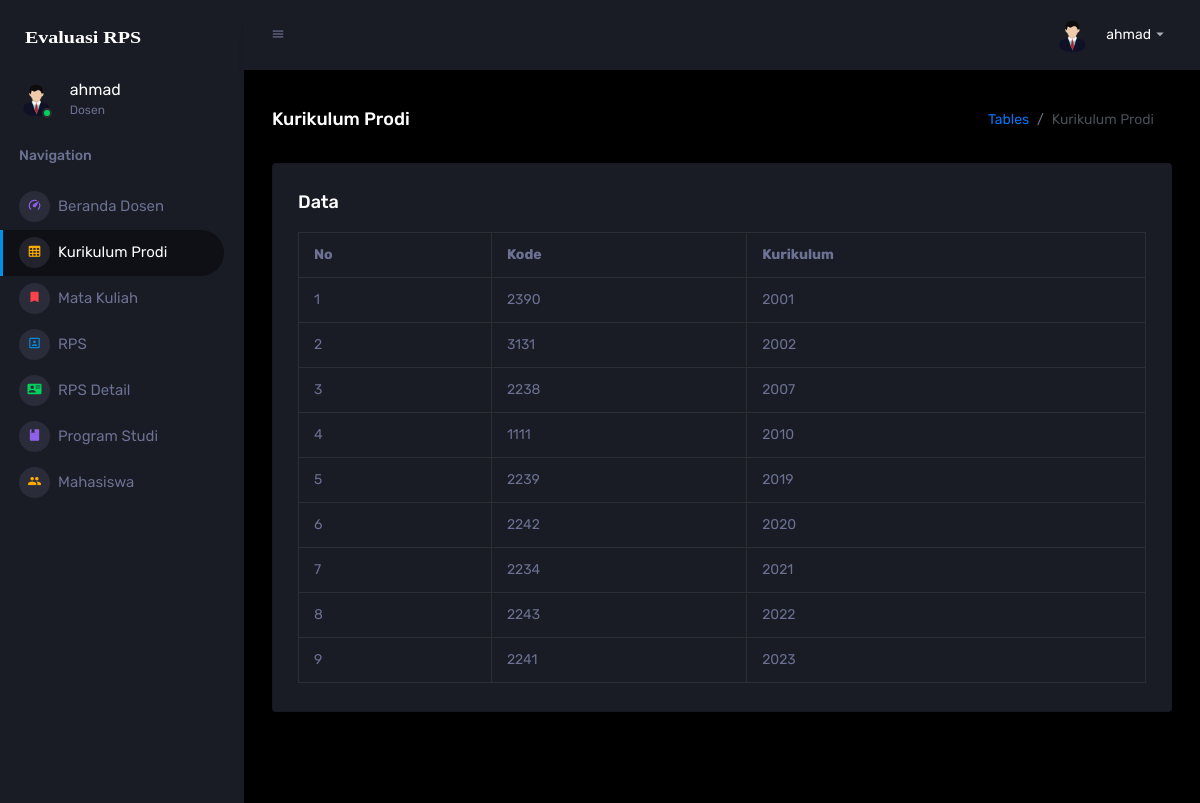
Screenshot of /template/pagesdosen/tables/basic-table.php (signed in) with the database file from the repository.
### tables this page shows
CREATE TABLE `kurikulum_prodi` (
  `kode` int(15) NOT NULL,
  `kurikulum` varchar(50) NOT NULL
);

### template/pagesdosen/tables/basic-table.php (the view, shortened to what this page needs)
<!DOCTYPE html>
<html lang="en">
  <head>
    <link rel="stylesheet" href="../../assets/vendors/mdi/css/materialdesignicons.min.css">
    <link rel="stylesheet" href="../../assets/vendors/css/vendor.bundle.base.css">
    <link rel="stylesheet" href="../../assets/css/style.css">
  </head>
  <body>
    <?php
    $user_id=$_SESSION['user_id'];
    ?>
    <div class="container-scroller">
      <nav class="sidebar sidebar-offcanvas" id="sidebar">
        <div class="sidebar-brand-wrapper d-none d-lg-flex align-items-center justify-content-center fixed-top">
          <a class="sidebar-brand brand-logo" href="../../index.php"><img src="../../assets/images/logoevaluasirps.svg" alt="logo" /></a>
        </div>
        <ul class="nav">
          <li class="nav-item profile">
            <div class="profile-desc">
              <div class="profile-pic">
                <div class="count-indicator">
                  <img class="img-xs rounded-circle " src="../../assets/images/faces/facedosen1.png" alt="">
                  <span class="count bg-success"></span>
                </div>
                <div class="profile-name">
                  <h5 class="mb-0 font-weight-normal">
                    <?php echo "$user_id"; ?></h5>
                  <span>Dosen</span>
                </div>
              </div>
            </div>
          </li>
          <li class="nav-item nav-category">
            <span class="nav-link">Navigation</span>
          </li>
          <li class="nav-item menu-items">
            <a class="nav-link" href="../../indexdosen.php">
              <span class="menu-icon">
                <i class="mdi mdi-speedometer"></i>
              </span>
              <span class="menu-title">Beranda Dosen</span>
            </a>
          </li>
          <li class="nav-item menu-items">
            <a class="nav-link" href="../../pagesdosen/tables/basic-table.php">
              <span class="menu-icon">
                <i class="mdi mdi-table-large"></i>
              </span>
              <span class="menu-title">Kurikulum Prodi</span>
            </a>
          </li>
          <li class="nav-item menu-items">
            <a class="nav-link" href="../../pagesdosen/matakuliah/tablematkul.php">
              <span class="menu-icon">
                <i class="mdi mdi-bookmark"></i>
              </span>
              <span class="menu-title">Mata Kuliah</span>
            </a>
          </li>
          <li class="nav-item menu-items">
            <a class="nav-link" href="../../pagesdosen/rps/tablerps.php">
              <span class="menu-icon">
                <i class="mdi mdi-account-box-outline"></i>
              </span>
              <span class="menu-title">RPS</span>
            </a>
          </li>
          <li class="nav-item menu-items">
            <a class="nav-link" href="../../pagesdosen/rpsdetail/tablerpsdetail.php">
              <span class="menu-icon">
                <i class="mdi mdi-account-card-details"></i>
              </span>
              <span class="menu-title">RPS Detail</span>
            </a>
          </li>
          <li class="nav-item menu-items">
            <a class="nav-link" href="../../pagesdosen/programstudi/tableprodi.php">
              <span class="menu-icon">
                <i class="mdi mdi-book"></i>
              </span>
              <span class="menu-title">Program Studi</span>
            </a>
          </li>
          <li class="nav-item menu-items">
            <a class="nav-link" href="../../pagesdosen/mahasiswa/tablemahasiswa.php">
              <span class="menu-icon">
                <i class="mdi mdi-account-multiple"></i>
              </span>
              <span class="menu-title">Mahasiswa</span>
            </a>
          </li>
        </ul>
      </nav>
      <div class="container-fluid page-body-wrapper">
        <nav class="navbar p-0 fixed-top d-flex flex-row">
          <div class="navbar-menu-wrapper flex-grow d-flex align-items-stretch">
            <button class="navbar-toggler navbar-toggler align-self-center" type="button" data-toggle="minimize">
              <span class="mdi mdi-menu"></span>
            </button>
            <ul class="navbar-nav navbar-nav-right">
              <li class="nav-item dropdown">
                <a class="nav-link" id="profileDropdown" href="#" data-toggle="dropdown">
                  <div class="navbar-profile">
                    <img class="img-xs rounded-circle" src="../../assets/images/faces/facedosen1.png" alt="">
                    <p class="mb-0 d-none d-sm-block navbar-profile-name">
                      <?php echo "$user_id"; ?></p>
                    <i class="mdi mdi-menu-down d-none d-sm-block"></i>
                  </div>
                </a>
              </li>
            </ul>
          </div>
        </nav>
        <div class="main-panel">
          <div class="content-wrapper">
            <div class="page-header">
              <h3 class="page-title"> Kurikulum Prodi </h3>
              <nav aria-label="breadcrumb">
                <ol class="breadcrumb">
                  <li class="breadcrumb-item"><a href="#">Tables</a></li>
                  <li class="breadcrumb-item active" aria-current="page">Kurikulum Prodi</li>
                </ol>
              </nav>
            </div>
            <div class="row">
              <div class="col-lg-12 grid-margin stretch-card">
                <div class="card">
                  <div class="card-body">
                    <h4 class="card-title">Data</h4>
                    <div class="table-responsive">
                      <table border="1" class="table table-bordered">
                            <tr>
                                <th>No</th>
                                <th>Kode</th>
                                <th>Kurikulum</th>
                            </tr>
                            <?php
                            include '../../pages/samples/koneksi.php';
                            $no = 1;
                            $data = mysqli_query($koneksi,"select * from kurikulum_prodi");
                            while($d = mysqli_fetch_array($data)){
                            ?>
                                <tr>
                                    <td><?php echo $no++; ?></td>
                                    <td><?php echo $d['kode']; ?></td>
                                    <td><?php echo $d['kurikulum']; ?></td>
                                </tr>
                                <?php
                            }
                            ?>
                      </table>
                    </div>
                  </div>
                </div>
              </div>
              <br/>
          <footer class="footer">
          </footer>
        </div>
      </div>
    </div>
  </body>
</html>

### rows the page displays
kurikulum_prodi: kode "2390", kurikulum "2001"
kurikulum_prodi: kode "3131", kurikulum "2002"
kurikulum_prodi: kode "2238", kurikulum "2007"
kurikulum_prodi: kode "1111", kurikulum "2010"
kurikulum_prodi: kode "2239", kurikulum "2019"
kurikulum_prodi: kode "2242", kurikulum "2020"
kurikulum_prodi: kode "2234", kurikulum "2021"
kurikulum_prodi: kode "2243", kurikulum "2022"
kurikulum_prodi: kode "2241", kurikulum "2023"

### other values shown
$user_id "ahmad"
